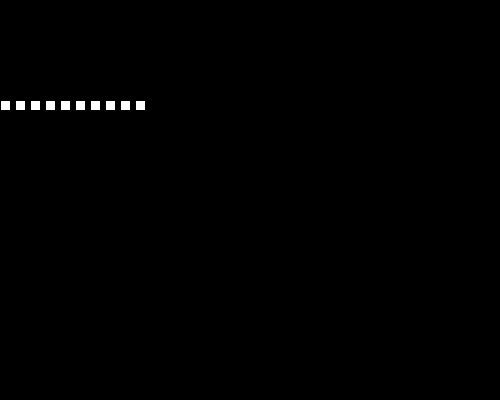
Frame 1 (no input)
Frame 60 (the mouse pressed at the canvas centre just before this capture): identical to frame 1, image omitted
Frame 120 (the mouse held since frame 60 and released just before this capture): identical to frame 1, image omitted

The Processing sketch that drew this single still picture (run headless with seeded random() and noise(); from frame 60 on, the mouse is pressed at the canvas centre):

// Processing sketch: sketch_016_for
// ── sketch_016_for.pde

void setup(){
  background(0);
  size(500,400);
}

void draw(){
  for(int i = 0; i < 10; i++) {
    rect((i*15), 100,   10,10);
  }
}
